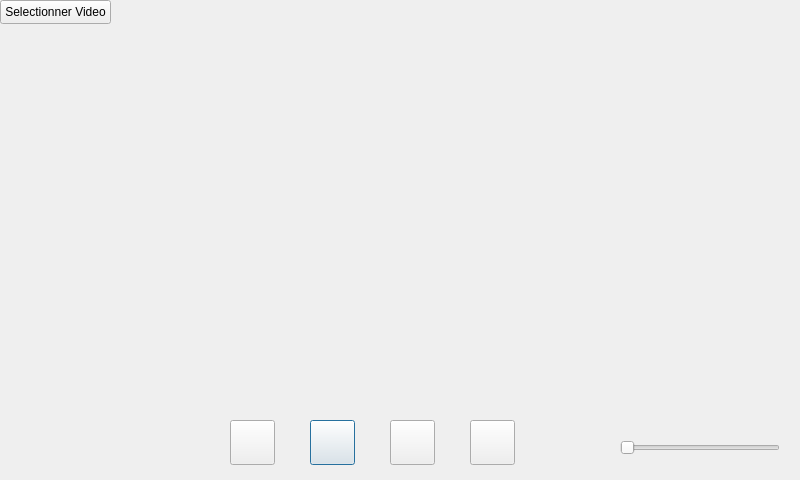
<?xml version="1.0" encoding="UTF-8"?>
<ui version="4.0">
 <class>InterfaceVideo</class>
 <widget class="QDialog" name="InterfaceVideo">
  <property name="geometry">
   <rect>
    <x>0</x>
    <y>0</y>
    <width>800</width>
    <height>480</height>
   </rect>
  </property>
  <property name="windowTitle">
   <string>Dialog</string>
  </property>
  <widget class="QPushButton" name="pushButton_Play">
   <property name="geometry">
    <rect>
     <x>310</x>
     <y>420</y>
     <width>45</width>
     <height>45</height>
    </rect>
   </property>
   <property name="text">
    <string/>
   </property>
  </widget>
  <widget class="QPushButton" name="pushButton_Pause">
   <property name="geometry">
    <rect>
     <x>390</x>
     <y>420</y>
     <width>45</width>
     <height>45</height>
    </rect>
   </property>
   <property name="text">
    <string/>
   </property>
  </widget>
  <widget class="QPushButton" name="pushButton_Avant10">
   <property name="geometry">
    <rect>
     <x>230</x>
     <y>420</y>
     <width>45</width>
     <height>45</height>
    </rect>
   </property>
   <property name="text">
    <string/>
   </property>
  </widget>
  <widget class="QPushButton" name="pushButton_Apres10">
   <property name="geometry">
    <rect>
     <x>470</x>
     <y>420</y>
     <width>45</width>
     <height>45</height>
    </rect>
   </property>
   <property name="text">
    <string/>
   </property>
  </widget>
  <widget class="QPushButton" name="pushButton_SelectVideo">
   <property name="geometry">
    <rect>
     <x>0</x>
     <y>0</y>
     <width>111</width>
     <height>24</height>
    </rect>
   </property>
   <property name="text">
    <string>Selectionner Video</string>
   </property>
  </widget>
  <widget class="QWidget" name="verticalLayoutWidget">
   <property name="geometry">
    <rect>
     <x>10</x>
     <y>30</y>
     <width>781</width>
     <height>351</height>
    </rect>
   </property>
   <layout class="QVBoxLayout" name="verticalLayout"/>
  </widget>
  <widget class="QSlider" name="horizontalSlider_sonVideo">
   <property name="geometry">
    <rect>
     <x>620</x>
     <y>440</y>
     <width>160</width>
     <height>16</height>
    </rect>
   </property>
   <property name="orientation">
    <enum>Qt::Horizontal</enum>
   </property>
  </widget>
 </widget>
 <resources/>
 <connections/>
</ui>
